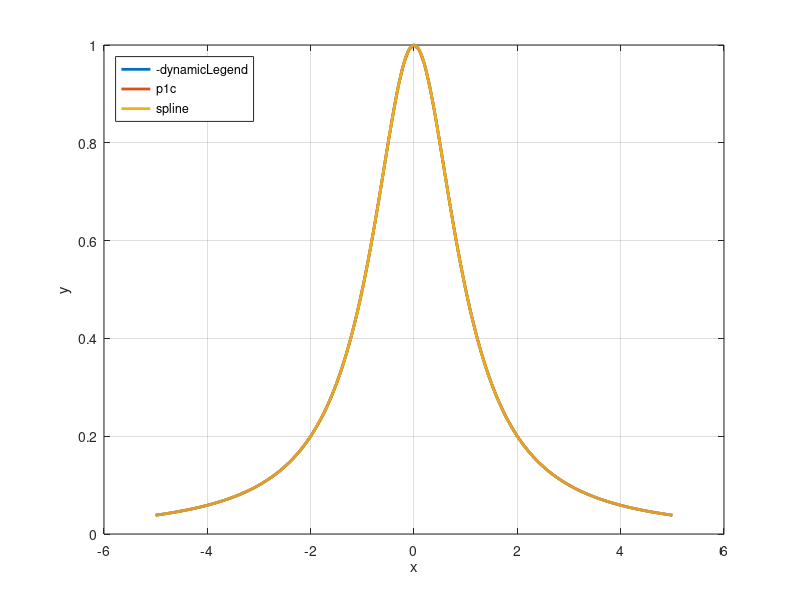

This chart was generated by the following MATLAB code:
f=@(x)1./(1+x.^2);
xa=-5;xb=5;

x1=linspace(xa,xb,1000)';
yf=f(x1);

n=100;
x=linspace(xa,xb,n+1);
y=f(x);
% Interpolatore composito lineare
yp1c=interp1(x,y,x1);

%spline
ys=spline(x,y,x1);

errp1c=norm(yf-yp1c,inf);
errs=norm(yf-ys,inf);
fprintf("n=%d, errp1c=%e, errs=%e\n",n,errp1c,errs);

figure(1); clf
plot(x1,yf,"LineWidth",2,"DisplayName","f(x)")
legend("-dynamicLegend")
hold on
plot(x1,yp1c,"LineWidth",2,"DisplayName","p1c")
plot(x1,ys,"LineWidth",2,"DisplayName","spline")
grid on
xlabel("x");ylabel("y")
legend("Location","northwest")